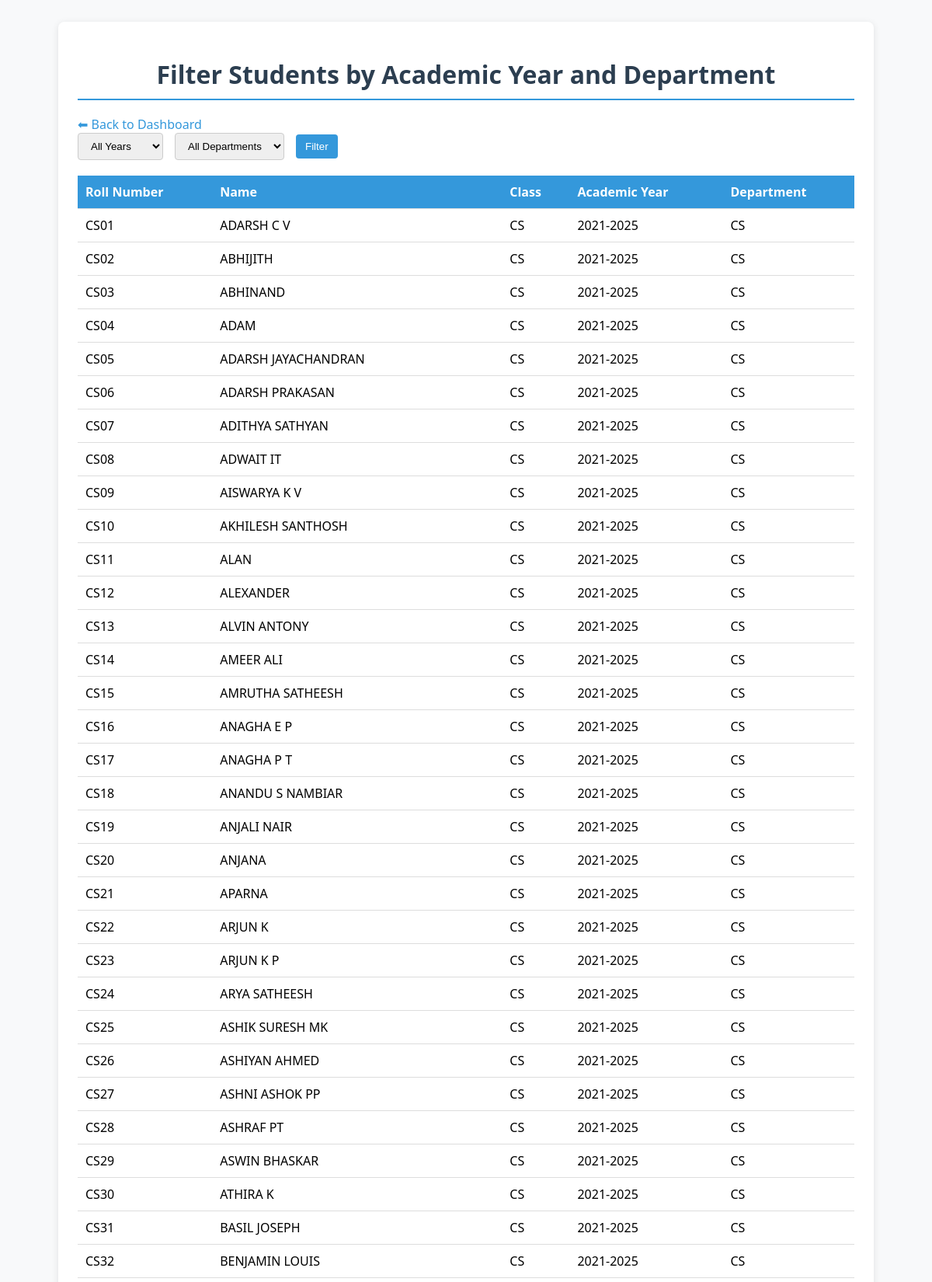
Screenshot of /generate-seats/ (upper part) with the database file from the repository.
### accounts/models.py (models this page shows, shortened)
class Student(models.Model):
    roll_number = models.CharField(max_length=20, unique=True)
    name = models.CharField(max_length=100)
    department = models.CharField(max_length=100)
    student_class = models.CharField(max_length=50, blank=True, null=True)
    academic_year = models.CharField(max_length=20, blank=True, null=True)

### accounts/views.py (the view, shortened to what this page needs)
# urls.py: path('generate-seats/', views.generate_seats_view, name='generate_seats'),
def generate_seats(request):
    try:
        success_message = None
        selected_year = request.GET.get('academic_year', '').strip()
        selected_department = request.GET.get('department', '').strip()
        students = Student.objects.all()
        if selected_year:
            students = students.filter(academic_year__iexact=selected_year)
        if selected_department:
            students = students.filter(department__iexact=selected_department)
        academic_years = Student.objects.order_by('academic_year').values_list('academic_year', flat=True).distinct()
        departments = Student.objects.order_by('department').values_list('department', flat=True).distinct()
        context = {
            'students': students,
            'academic_years': academic_years,
            'departments': departments,
            'selected_year': selected_year,
            'selected_department': selected_department,
            'success_message': success_message,
        }
        return render(request, 'generate_seats.html', context)
    except Exception as e:
        return render(request, 'generate_seats.html', {
            'students': [],
            'academic_years': [],
            'departments': [],
            'error': str(e)
        })

### accounts/templates/generate_seats.html (shortened to what this page needs)
<!DOCTYPE html>
<html lang="en">
<head>
</head>
<body>
<div class="container">
    <h1>Filter Students by Academic Year and Department</h1>
    <div class="back-link">
        <a href="{% url 'home' %}">⬅ Back to Dashboard</a>
    </div>
    <form method="GET" id="filterForm">
        <select name="academic_year" id="academic_year">
            <option value="">All Years</option>
        </select>
        <select name="department" id="department">
            <option value="">All Departments</option>
        </select>
        <button type="submit">Filter</button>
    </form>
    {% if students %}
        <table>
            <thead>
                <tr>
                    <th>Roll Number</th>
                    <th>Name</th>
                    <th>Class</th>
                    <th>Academic Year</th>
                    <th>Department</th>
                </tr>
            </thead>
            <tbody>
                {% for student in students %}
                <tr>
                    <td>{{ student.roll_number }}</td>
                    <td>{{ student.name }}</td>
                    <td>{{ student.student_class|default:"-" }}</td>
                    <td>{{ student.academic_year }}</td>
                    <td>{{ student.department }}</td>
                </tr>
                {% endfor %}
            </tbody>
        </table>
    {% else %}
        <p class="no-data">No students found for the selected filters.</p>
    {% endif %}
</div>
</body>
</html>

### accounts/templates/generate_seats.html (style rules this page uses)
body { font-family: 'Segoe UI', Tahoma, Geneva, Verdana, sans-serif; background: #f8f9fa; padding: 20px; }
.container { background: #fff; padding: 25px; border-radius: 8px; box-shadow: 0 2px 10px rgba(0,0,0,0.1); max-width: 1000px; margin: auto; }
h1 { text-align: center; color: #2c3e50; margin-bottom: 20px; border-bottom: 2px solid #3498db; padding-bottom: 10px; }
form { margin-bottom: 20px; display: flex; gap: 15px; flex-wrap: wrap; align-items: center; }
select, button { padding: 8px 12px; border-radius: 4px; border: 1px solid #ccc; }
button { background-color: #3498db; color: white; border: none; cursor: pointer; }
table { width: 100%; border-collapse: collapse; margin-bottom: 25px; }
th, td { padding: 10px; text-align: left; border-bottom: 1px solid #ddd; }
th { background-color: #3498db; color: white; }
.back-link a { text-decoration: none; color: #3498db; font-weight: 500; }

### rows the page displays
Student: roll_number "CS01", name "ADARSH C V", student_class "CS", academic_year "2021-2025", department "CS"
Student: roll_number "CS02", name "ABHIJITH", student_class "CS", academic_year "2021-2025", department "CS"
Student: roll_number "CS03", name "ABHINAND", student_class "CS", academic_year "2021-2025", department "CS"
Student: roll_number "CS04", name "ADAM", student_class "CS", academic_year "2021-2025", department "CS"
Student: roll_number "CS05", name "ADARSH JAYACHANDRAN", student_class "CS", academic_year "2021-2025", department "CS"
Student: roll_number "CS06", name "ADARSH PRAKASAN", student_class "CS", academic_year "2021-2025", department "CS"
Student: roll_number "CS07", name "ADITHYA SATHYAN", student_class "CS", academic_year "2021-2025", department "CS"
Student: roll_number "CS08", name "ADWAIT IT", student_class "CS", academic_year "2021-2025", department "CS"
Student: roll_number "CS09", name "AISWARYA K V", student_class "CS", academic_year "2021-2025", department "CS"
Student: roll_number "CS10", name "AKHILESH SANTHOSH", student_class "CS", academic_year "2021-2025", department "CS"
Student: roll_number "CS11", name "ALAN", student_class "CS", academic_year "2021-2025", department "CS"
Student: roll_number "CS12", name "ALEXANDER", student_class "CS", academic_year "2021-2025", department "CS"
Student: roll_number "CS13", name "ALVIN ANTONY", student_class "CS", academic_year "2021-2025", department "CS"
Student: roll_number "CS14", name "AMEER ALI", student_class "CS", academic_year "2021-2025", department "CS"
Student: roll_number "CS15", name "AMRUTHA SATHEESH", student_class "CS", academic_year "2021-2025", department "CS"
Student: roll_number "CS16", name "ANAGHA E P", student_class "CS", academic_year "2021-2025", department "CS"
Student: roll_number "CS17", name "ANAGHA P T", student_class "CS", academic_year "2021-2025", department "CS"
Student: roll_number "CS18", name "ANANDU S NAMBIAR", student_class "CS", academic_year "2021-2025", department "CS"
Student: roll_number "CS19", name "ANJALI NAIR", student_class "CS", academic_year "2021-2025", department "CS"
Student: roll_number "CS20", name "ANJANA", student_class "CS", academic_year "2021-2025", department "CS"
Student: roll_number "CS21", name "APARNA", student_class "CS", academic_year "2021-2025", department "CS"
Student: roll_number "CS22", name "ARJUN K", student_class "CS", academic_year "2021-2025", department "CS"
Student: roll_number "CS23", name "ARJUN K P", student_class "CS", academic_year "2021-2025", department "CS"
Student: roll_number "CS24", name "ARYA SATHEESH", student_class "CS", academic_year "2021-2025", department "CS"
Student: roll_number "CS25", name "ASHIK SURESH MK", student_class "CS", academic_year "2021-2025", department "CS"
Student: roll_number "CS26", name "ASHIYAN AHMED", student_class "CS", academic_year "2021-2025", department "CS"
Student: roll_number "CS27", name "ASHNI ASHOK PP", student_class "CS", academic_year "2021-2025", department "CS"
Student: roll_number "CS28", name "ASHRAF PT", student_class "CS", academic_year "2021-2025", department "CS"
Student: roll_number "CS29", name "ASWIN BHASKAR", student_class "CS", academic_year "2021-2025", department "CS"
Student: roll_number "CS30", name "ATHIRA K", student_class "CS", academic_year "2021-2025", department "CS"
Student: roll_number "CS31", name "BASIL JOSEPH", student_class "CS", academic_year "2021-2025", department "CS"
Student: roll_number "CS32", name "BENJAMIN LOUIS", student_class "CS", academic_year "2021-2025", department "CS"
